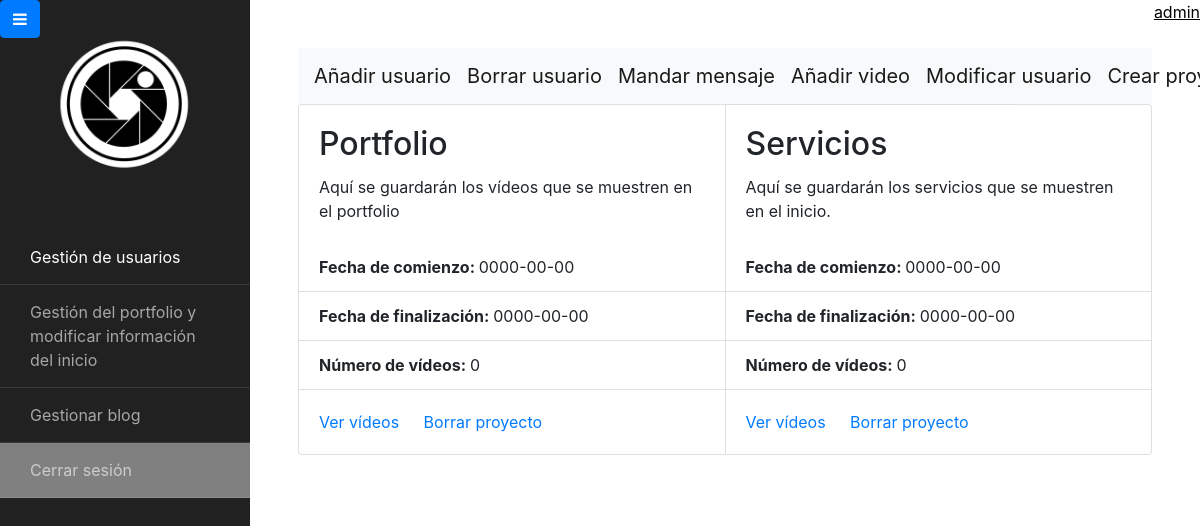
Page /contents/views/userAdmin/gestionUsuario.php?id=1 (signed in) on the committed database.
### tables this page shows
CREATE TABLE `proyectos` (
  `id_proyecto` int(11) NOT NULL,
  `id_usuario` int(11) DEFAULT NULL,
  `fecha_inicio` date NOT NULL,
  `fecha_terminacion` date NOT NULL,
  `coste_total` int(11) NOT NULL,
  `informacion` text NOT NULL,
  `nombre` varchar(50) NOT NULL
);

### contents/views/userAdmin/gestionUsuario.php (the view, shortened to what this page needs)
<?php
  require '../../connections/database.php';
  require '../../connections/getData.php';
  $id=$_GET['id'];
  $consulta="SELECT * FROM proyectos WHERE proyectos.id_usuario=".$id;
  $proyectos=$conn->prepare($consulta);
  $proyectos->execute();
 ?>
<!DOCTYPE html>
<html>
<head>
<link rel="stylesheet" href="https://cdnjs.cloudflare.com/ajax/libs/font-awesome/4.7.0/css/font-awesome.min.css">
<link rel="stylesheet" href="../../styles/estiloVistaPrincipal.css">
<link rel="stylesheet" href="https://stackpath.bootstrapcdn.com/bootstrap/4.4.1/css/bootstrap.min.css">
</head>
<body id="backgroundImages">
<div class="wrapper d-flex align-items-stretch">
			<nav id="sidebar">
	  		<h1><a href="home.php" class="logo"><img src="../../images/logoSinLetrasCircular.png"
    style="max-width:100%;"></a></h1>
        <ul id="cambioActivo" class="list-unstyled components mb-5">
                <li class="active"><a href="home.php">Gestión de usuarios</a></li>
                <li class="boton"><a  href="#gestPort" onclick="cargarAdm('#gestionPortfolio');">Gestión del portfolio y modificar información del inicio</a></li>
                <li class="boton"><a href="#gestBlog" onclick="cargarAdm('#gestionarBlog');">Gestionar blog</a></li>
                <li class="boton"><a class="btnSpe" href="../../connections/logout.php">Cerrar sesión</a></li>
        </ul>
    	</nav>
      <div class="custom-menu">
					<button type="button" id="sidebarCollapse" class="btn btn-primary">
	          <i class="fa fa-bars"></i>
	        </button>
        </div>
        <div id="content" class="p-4 p-md-5 pt-5">
    <nav class="navbar navbar-expand-lg navbar-light bg-light" >
                <a class="navbar-brand"  type="button" class="btn btn-info btn-lg" data-toggle="modal" data-target="#anadirUsuario">Añadir usuario</a>
                <a class="navbar-brand" href="eliminarUsuario.php?id=<?php echo $id?>">Borrar usuario</a>
                <a class="navbar-brand">Mandar mensaje</a>
                <a class="navbar-brand" type="button" class="btn btn-info btn-lg" data-toggle="modal" data-target="#anadirVideo">Añadir video</a>
                <a class="navbar-brand" type="button" class="btn btn-info btn-lg" data-toggle="modal" data-target="#modificarUsuario">Modificar usuario</a>
                <a class="navbar-brand" type="button" class="btn btn-info btn-lg" data-toggle="modal" data-target="#crearProyecto">Crear proyecto</a>
</nav>
<?php
  $proyectos->execute();
  if($proyectos->rowcount() == 0){
    echo 'No hay proyectos activos';
  }else{
    echo "<div class='card-group'>";
    while($row = $proyectos->fetch(PDO::FETCH_ASSOC)){
      $consultaAux="SELECT * FROM videos_proyecto WHERE videos_proyecto.id_proyecto=".$row['id_proyecto'];
      $numVideosAux=$conn->prepare($consultaAux);
      $numVideosAux->execute();
      $numVideos=$numVideosAux->rowcount();
        echo  "<div class='card' style='width: 20rem;'>
        <div class='card-body'>
          <h2 class='card-title'>".$row['nombre']."</h2>
          <p class='card-text'>".$row['informacion']."</p>
        </div>
        <ul class='list-group list-group-flush'>
          <li class='list-group-item'><b>Fecha de comienzo: </b>" .$row['fecha_inicio']. "</li>
          <li class='list-group-item'><b>Fecha de finalización: </b>" .$row['fecha_terminacion']. "</li>
          <li class='list-group-item'><b>Número de vídeos: </b>" .$numVideos. "</li>
        </ul>
        <div class='card-body'>
          <a href='videos.php?id=".$row['id_proyecto']."' class='card-link'>Ver vídeos</a>
          <a href='borrarProyecto.php?id=".$id."&id_proyecto=".$row['id_proyecto']."' class='card-link'>Borrar proyecto</a>
        </div>
        </div>";
        }
        echo "</div>";
    }
    ?>
</div>
  <p id="user"><?php printf($results["email"]);?></p>
</div>
</body>
</html>

### contents/styles/estiloVistaPrincipal.css (style rules this page uses)
html { height: 100%; }
.card { min-width: 300px; }
body { font-family: "Lato", sans-serif; background-size: cover; background-repeat: no-repeat; }
#user { position: fixed; right: 0; top: 0; color: black; text-decoration: underline black; }
#backgroundImages { background-image: url("../../images/fondos/fondo1.jpeg") no-repeat center center; transition: background 3s; min-height:100vh; position:relative; }
.custom-menu { position: fixed; }
.btnSpe { background-color: gray; }
#sidebar { min-width: 250px; max-width: 250px; background: #212121; color: #fff; -webkit-transition: all 0.3s; -o-transition: all 0.3s; transition: all 0.3s; position: relative; height: 100vh ; transition: width .35s; overflow-y: scroll; }
#sidebar h1 { margin-bottom: 20px; font-weight: 700; font-size: 20px; }
#sidebar h1 .logo { color: #fff; display: block; padding: 10px 30px; background: rgba(255, 255, 255, 0); }
#sidebar ul.components { padding: 0; }
#sidebar ul li { font-size: 16px; }
#sidebar ul li a { padding: 15px 30px; display: block; color: rgba(255, 255, 255, 0.6); border-bottom: 1px solid rgba(255, 255, 255, 0.1); }
#sidebar ul li.active > a { background: transparent; color: #fff; }
#content { width: 100%; padding: 0; min-height: 100vh; -webkit-transition: all 0.3s; -o-transition: all 0.3s; transition: all 0.3s; height: 80vh ; background-color: rgba(255,255,255,.5); transition: width .35s; overflow-y: scroll; }

### rows in the picture
proyectos: nombre "Portfolio", informacion "Aquí se guardarán los vídeos que se muestren en el portfolio", fecha_inicio "0000-00-00", fecha_terminacion "0000-00-00", numVideos "0"
proyectos: nombre "Servicios", informacion "Aquí se guardarán los servicios que se muestren en el inicio.", fecha_inicio "0000-00-00", fecha_terminacion "0000-00-00", numVideos "0"
